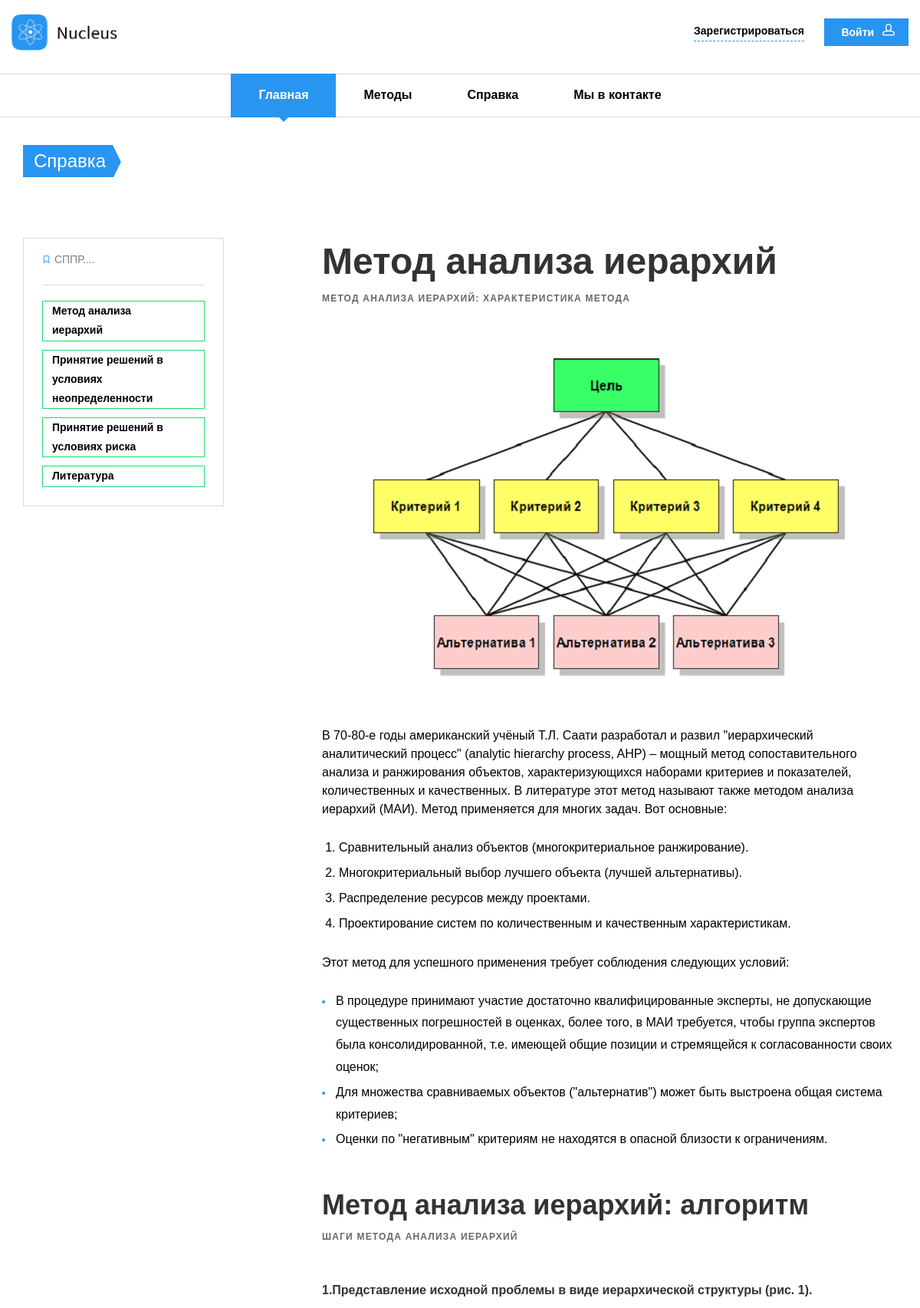
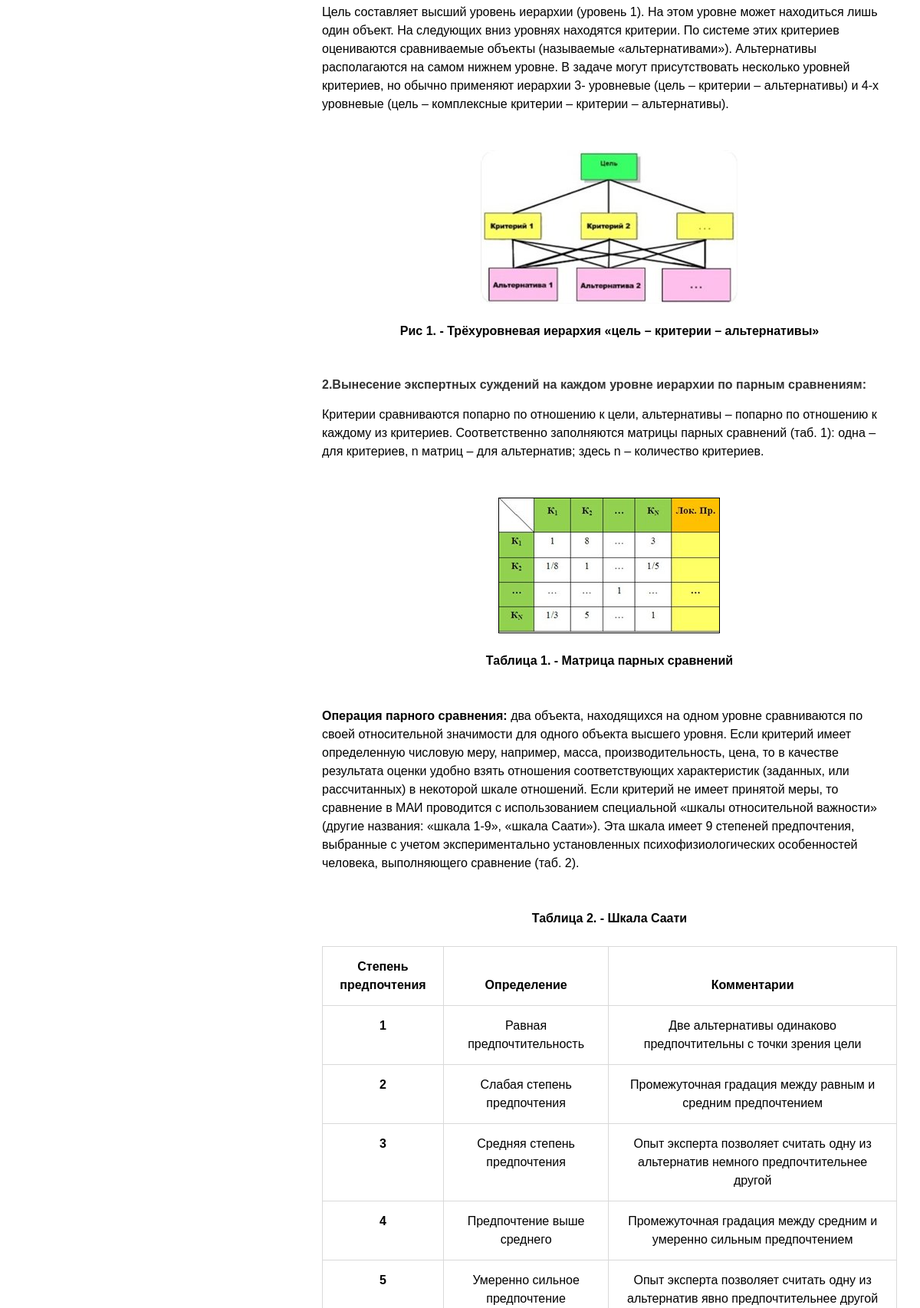
Screenshot of /help.php?name=mah (upper part) with the database file from the repository (2 pictures, top to bottom).
### tables this page shows
CREATE TABLE IF NOT EXISTS `methods` (
  `id` int(4) NOT NULL,
  `methodName` varchar(150) NOT NULL,
  `abbreviation` varchar(150) NOT NULL,
  `filter_ref` varchar(100) NOT NULL,
  `image` varchar(255) DEFAULT NULL
);

### includes/config.php (called while the page is built, shortened)
<?php
$config = array(
	'preloader' => 'is-preloader preloading',
	'preloader_spinner' => 'spinner2',
	'email' => 'nucleus@mail.ru',
	'telephone' => '+79131841102',
	'vk' => 'https://vk.com/feed',
	'db' => array(
			'server' => 'localhost',
			'username' => 'root',
			'password' => '',
			'name' => 'sppr'
		)
	);
?>

### help.php (the view, shortened to what this page needs)
<?php
require "includes/config.php";
?>
<!DOCTYPE html>
<html>
<head>
  <link href="design/css/styles.css" rel="stylesheet" media="screen">
</head>
<body class="<?php echo $config['preloader'];?>">
  <div class="page-wrapper">
	<?php include "includes/header.php" ?>
    <section class="page-title">
      <div class="container">
        <div class="inner">
          <div class="column">
            <div class="title">
              <h1>Справка</h1>
            </div>
          </div>
          <div class="column">
          </div>
        </div>
      </div>
    </section>
    <div class="container padding-bottom">
      <div class="row padding-top">
		<?php
		if($_GET['name'] == 'mah')
		{
		?>
        <div class="col-lg-8 col-md-8 col-lg-offset-1 col-lg-push-3 col-md-push-4">
          <h2 class="block-title">
            Метод анализа иерархий
            <small>Метод анализа иерархий: характеристика метода</small>
          </h2>
          <img src="design/img/help/mah/mah2.png" class="space-bottom img-center" alt="Image">
          <p class="padding-top">В 70-80-е годы американский учёный Т.Л. Саати разработал и развил "иерархический аналитический процесс" (analytic hierarchy process, AHP) – мощный метод сопоставительного анализа и ранжирования объектов, характеризующихся наборами критериев и показателей, количественных и качественных. В литературе этот метод называют также методом анализа иерархий (МАИ). Метод применяется для многих задач. Вот основные:</p>
          <ol>
            <li>Сравнительный анализ объектов (многокритериальное ранжирование).</li>
            <li>Многокритериальный выбор лучшего объекта (лучшей альтернативы).</li>
            <li>Распределение ресурсов между проектами.</li>
			<li>Проектирование систем по количественным и качественным характеристикам.</li>
          </ol>
		  <p class="">Этот метод для успешного применения требует соблюдения следующих условий:</p>
		  <ul class="list-featured">
            <li>В процедуре принимают участие достаточно квалифицированные эксперты, не допускающие существенных погрешностей в оценках, более того, в МАИ требуется, чтобы группа экспертов была консолидированной, т.е. имеющей общие позиции и стремящейся к согласованности своих оценок;</li>
            <li>Для множества сравниваемых объектов ("альтернатив") может быть выстроена общая система критериев;</li>
            <li>Оценки по "негативным" критериям не находятся в опасной близости к ограничениям.</li>
          </ul>
		  <br>
		  <h3 class="block-title">
            Метод анализа иерархий: алгоритм
            <small>Шаги метода анализа иерархий</small>
          </h3>
		  <h6 class="">
            1.Представление исходной проблемы в виде иерархической структуры (рис. 1).
          </h6>
		  <p class="padding-bottom">Цель составляет высший уровень иерархии (уровень 1). На этом уровне может находиться лишь один объект. На следующих вниз уровнях находятся критерии. По системе этих критериев оцениваются сравниваемые объекты (называемые «альтернативами»). Альтернативы располагаются на самом нижнем уровне. В задаче могут присутствовать несколько уровней критериев, но обычно применяют иерархии 3- уровневые (цель – критерии – альтернативы) и 4-х уровневые (цель – комплексные критерии – критерии – альтернативы).</p>
		  <img src="design/img/help/mah/pic1.jpg" class="img-center" alt="Image">
		  <p class="text-center bold-font-pic padding-top">Рис 1. - Трёхуровневая иерархия «цель – критерии – альтернативы» </p>
		  <h6 class="padding-top">
            2.Вынесение экспертных суждений на каждом уровне иерархии по парным сравнениям:
          </h6>
		  <p class="padding-bottom">Критерии сравниваются попарно по отношению к цели, альтернативы – попарно по отношению к каждому из критериев. Соответственно заполняются матрицы парных сравнений (таб. 1): одна – для критериев, n матриц – для альтернатив; здесь n – количество критериев.</p>
		  <img src="design/img/help/mah/tab1.jpg" style="border:1px solid;" class="img-center" alt="Image">
		  <p class="text-center bold-font-pic padding-top">Таблица 1. - Матрица парных сравнений </p>
		  <p class="padding-top"><b>Операция парного сравнения:</b> два объекта, находящихся на одном уровне сравниваются по своей относительной значимости для одного объекта высшего уровня. Если критерий имеет определенную числовую меру, например, масса, производительность, цена, то в качестве результата оценки удобно взять отношения соответствующих характеристик (заданных, или рассчитанных) в некоторой шкале отношений. Если критерий не имеет принятой меры, то сравнение в МАИ проводится с использованием специальной «шкалы относительной важности» (другие названия: «шкала 1-9», «шкала Саати»). Эта шкала имеет 9 степеней предпочтения, выбранные с учетом экспериментально установленных психофизиологических особенностей человека, выполняющего сравнение (таб. 2).</p>
		  <p class="text-center bold-font-pic padding-top">Таблица 2. - Шкала Саати </p>
		  <div class="table-responsive">
			<table>
			  <thead>
				<tr>
				  <th>Степень предпочтения </th>
				  <th>Определение</th>
				  <th>Комментарии</th>
				</tr>
			  </thead>
			  <tbody>
				<tr>
				  <th scope="row">1</th>
				  <td>Равная предпочтительность</td>
				  <td>Две альтернативы одинаково предпочтительны с точки зрения цели </td>
				</tr>
				<tr>
				  <th scope="row">2</th>
				  <td>Слабая степень предпочтения </td>
				  <td>Промежуточная градация между равным и средним предпочтением</td>
				</tr>
				<tr>
				  <th scope="row">3</th>
				  <td>Средняя степень предпочтения</td>
				  <td>Опыт эксперта позволяет считать одну из альтернатив немного предпочтительнее другой</td>
				</tr>
				<tr>
				  <th scope="row">4</th>
				  <td>Предпочтение выше среднего</td>
				  <td>Промежуточная градация между средним и умеренно сильным предпочтением </td>
				</tr>
				<tr>
				  <th scope="row">5</th>
				  <td>Умеренно сильное предпочтение</td>
				  <td>Опыт эксперта позволяет считать одну из альтернатив явно предпочтительнее другой</td>
				</tr>
			  </tbody>
			</table>
		</div>
		<br>
		</div>
		<?php
		}
		?>
        <div class="col-lg-3 col-md-4 col-lg-pull-9 col-md-pull-8">
          <aside class="sidebar space-bottom-2x">
            <section class="widget widget_categories">
              <h3 class="widget-title">
                <i class="icon-ribbon"></i>
                СППР....
              </h3>
              <ul>
			  <?php
				$methods = mysqli_query($connection, "SELECT * FROM `methods` ORDER BY `id`");
				while($method = mysqli_fetch_assoc($methods)){
			  ?>
                <li><a href="/help.php?name=<?php echo $method['filter_ref']; ?>"><?php echo $method['methodName']; ?> </a></li>
			  <?php } ?>
                <li><a href="/help.php?name=literature">Литература</a></li>
              </ul>
            </section>
          </aside>
        </div>
      </div>
    </div>
  </div>
</body>
</html>

### rows the page displays
methods: methodName "Метод анализа иерархий"
methods: methodName "Принятие решений в условиях неопределенности"
methods: methodName "Принятие решений в условиях риска"
